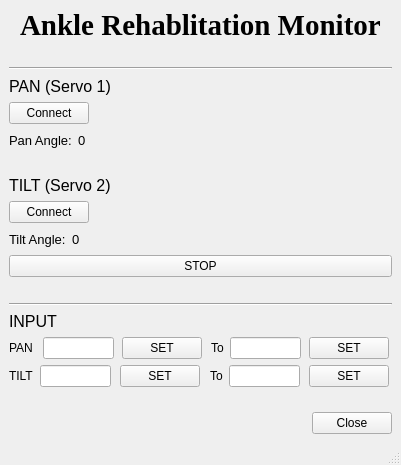
<?xml version="1.0" encoding="UTF-8"?>
<ui version="4.0">
 <class>MainWindow</class>
 <widget class="QMainWindow" name="MainWindow">
  <property name="enabled">
   <bool>true</bool>
  </property>
  <property name="geometry">
   <rect>
    <x>0</x>
    <y>0</y>
    <width>401</width>
    <height>465</height>
   </rect>
  </property>
  <property name="mouseTracking">
   <bool>false</bool>
  </property>
  <property name="windowTitle">
   <string>Robotic Ankle Rehab</string>
  </property>
  <property name="windowIcon">
   <iconset>
    <normaloff>../../../../Public/Pictures/Sample Pictures/Lighthouse.jpg</normaloff>../../../../Public/Pictures/Sample Pictures/Lighthouse.jpg</iconset>
  </property>
  <property name="windowOpacity">
   <double>3.000000000000000</double>
  </property>
  <property name="autoFillBackground">
   <bool>true</bool>
  </property>
  <widget class="QWidget" name="centralwidget">
   <layout class="QVBoxLayout" name="verticalLayout_4">
    <item>
     <layout class="QHBoxLayout" name="horizontalLayout_8">
      <item>
       <spacer name="horizontalSpacer_11">
        <property name="orientation">
         <enum>Qt::Horizontal</enum>
        </property>
        <property name="sizeHint" stdset="0">
         <size>
          <width>40</width>
          <height>20</height>
         </size>
        </property>
       </spacer>
      </item>
      <item>
       <widget class="QLabel" name="label_10">
        <property name="font">
         <font>
          <family>Times New Roman</family>
          <pointsize>22</pointsize>
          <weight>75</weight>
          <bold>true</bold>
         </font>
        </property>
        <property name="text">
         <string>Ankle Rehablitation Monitor</string>
        </property>
       </widget>
      </item>
      <item>
       <spacer name="horizontalSpacer_12">
        <property name="orientation">
         <enum>Qt::Horizontal</enum>
        </property>
        <property name="sizeHint" stdset="0">
         <size>
          <width>40</width>
          <height>20</height>
         </size>
        </property>
       </spacer>
      </item>
     </layout>
    </item>
    <item>
     <spacer name="verticalSpacer_2">
      <property name="orientation">
       <enum>Qt::Vertical</enum>
      </property>
      <property name="sizeHint" stdset="0">
       <size>
        <width>20</width>
        <height>40</height>
       </size>
      </property>
     </spacer>
    </item>
    <item>
     <layout class="QVBoxLayout" name="verticalLayout">
      <item>
       <widget class="Line" name="line">
        <property name="orientation">
         <enum>Qt::Horizontal</enum>
        </property>
       </widget>
      </item>
      <item>
       <layout class="QHBoxLayout" name="horizontalLayout_7">
        <item>
         <widget class="QLabel" name="label">
          <property name="font">
           <font>
            <pointsize>12</pointsize>
           </font>
          </property>
          <property name="text">
           <string>PAN (Servo 1)</string>
          </property>
         </widget>
        </item>
        <item>
         <spacer name="horizontalSpacer_13">
          <property name="orientation">
           <enum>Qt::Horizontal</enum>
          </property>
          <property name="sizeHint" stdset="0">
           <size>
            <width>40</width>
            <height>20</height>
           </size>
          </property>
         </spacer>
        </item>
       </layout>
      </item>
      <item>
       <layout class="QHBoxLayout" name="horizontalLayout_10">
        <item>
         <widget class="QPushButton" name="pushButton_5">
          <property name="text">
           <string>Connect</string>
          </property>
         </widget>
        </item>
        <item>
         <spacer name="horizontalSpacer_14">
          <property name="orientation">
           <enum>Qt::Horizontal</enum>
          </property>
          <property name="sizeHint" stdset="0">
           <size>
            <width>40</width>
            <height>20</height>
           </size>
          </property>
         </spacer>
        </item>
       </layout>
      </item>
      <item>
       <layout class="QHBoxLayout" name="horizontalLayout">
        <item>
         <widget class="QLabel" name="label_2">
          <property name="font">
           <font>
            <pointsize>10</pointsize>
           </font>
          </property>
          <property name="text">
           <string>Pan Angle:</string>
          </property>
         </widget>
        </item>
        <item>
         <widget class="QLabel" name="label_3">
          <property name="font">
           <font>
            <pointsize>10</pointsize>
           </font>
          </property>
          <property name="text">
           <string>0</string>
          </property>
         </widget>
        </item>
        <item>
         <spacer name="horizontalSpacer_6">
          <property name="orientation">
           <enum>Qt::Horizontal</enum>
          </property>
          <property name="sizeHint" stdset="0">
           <size>
            <width>40</width>
            <height>20</height>
           </size>
          </property>
         </spacer>
        </item>
       </layout>
      </item>
     </layout>
    </item>
    <item>
     <spacer name="verticalSpacer_4">
      <property name="orientation">
       <enum>Qt::Vertical</enum>
      </property>
      <property name="sizeHint" stdset="0">
       <size>
        <width>20</width>
        <height>40</height>
       </size>
      </property>
     </spacer>
    </item>
    <item>
     <layout class="QVBoxLayout" name="verticalLayout_2">
      <item>
       <layout class="QHBoxLayout" name="horizontalLayout_9">
        <item>
         <widget class="QLabel" name="label_4">
          <property name="font">
           <font>
            <pointsize>12</pointsize>
           </font>
          </property>
          <property name="text">
           <string>TILT (Servo 2)</string>
          </property>
         </widget>
        </item>
        <item>
         <spacer name="horizontalSpacer_16">
          <property name="orientation">
           <enum>Qt::Horizontal</enum>
          </property>
          <property name="sizeHint" stdset="0">
           <size>
            <width>40</width>
            <height>20</height>
           </size>
          </property>
         </spacer>
        </item>
       </layout>
      </item>
      <item>
       <layout class="QHBoxLayout" name="horizontalLayout_11">
        <item>
         <widget class="QPushButton" name="pushButton_8">
          <property name="text">
           <string>Connect</string>
          </property>
         </widget>
        </item>
        <item>
         <spacer name="horizontalSpacer_15">
          <property name="orientation">
           <enum>Qt::Horizontal</enum>
          </property>
          <property name="sizeHint" stdset="0">
           <size>
            <width>40</width>
            <height>20</height>
           </size>
          </property>
         </spacer>
        </item>
       </layout>
      </item>
      <item>
       <layout class="QHBoxLayout" name="horizontalLayout_2">
        <item>
         <widget class="QLabel" name="label_5">
          <property name="font">
           <font>
            <pointsize>10</pointsize>
           </font>
          </property>
          <property name="text">
           <string>Tilt Angle:</string>
          </property>
         </widget>
        </item>
        <item>
         <widget class="QLabel" name="label_6">
          <property name="font">
           <font>
            <pointsize>10</pointsize>
           </font>
          </property>
          <property name="text">
           <string>0</string>
          </property>
         </widget>
        </item>
        <item>
         <spacer name="horizontalSpacer_5">
          <property name="orientation">
           <enum>Qt::Horizontal</enum>
          </property>
          <property name="sizeHint" stdset="0">
           <size>
            <width>40</width>
            <height>20</height>
           </size>
          </property>
         </spacer>
        </item>
       </layout>
      </item>
     </layout>
    </item>
    <item>
     <widget class="QPushButton" name="pushButton_10">
      <property name="text">
       <string>STOP</string>
      </property>
     </widget>
    </item>
    <item>
     <spacer name="verticalSpacer">
      <property name="orientation">
       <enum>Qt::Vertical</enum>
      </property>
      <property name="sizeHint" stdset="0">
       <size>
        <width>20</width>
        <height>40</height>
       </size>
      </property>
     </spacer>
    </item>
    <item>
     <layout class="QVBoxLayout" name="verticalLayout_3">
      <item>
       <widget class="Line" name="line_2">
        <property name="orientation">
         <enum>Qt::Horizontal</enum>
        </property>
       </widget>
      </item>
      <item>
       <widget class="QLabel" name="label_7">
        <property name="font">
         <font>
          <pointsize>12</pointsize>
         </font>
        </property>
        <property name="text">
         <string>INPUT</string>
        </property>
       </widget>
      </item>
      <item>
       <layout class="QHBoxLayout" name="horizontalLayout_3">
        <item>
         <widget class="QLabel" name="label_8">
          <property name="text">
           <string>PAN </string>
          </property>
         </widget>
        </item>
        <item>
         <widget class="QLineEdit" name="lineEdit"/>
        </item>
        <item>
         <spacer name="horizontalSpacer_3">
          <property name="orientation">
           <enum>Qt::Horizontal</enum>
          </property>
          <property name="sizeHint" stdset="0">
           <size>
            <width>40</width>
            <height>20</height>
           </size>
          </property>
         </spacer>
        </item>
        <item>
         <widget class="QPushButton" name="pushButton_3">
          <property name="text">
           <string>SET</string>
          </property>
         </widget>
        </item>
        <item>
         <spacer name="horizontalSpacer_8">
          <property name="orientation">
           <enum>Qt::Horizontal</enum>
          </property>
          <property name="sizeHint" stdset="0">
           <size>
            <width>40</width>
            <height>20</height>
           </size>
          </property>
         </spacer>
        </item>
        <item>
         <widget class="QLabel" name="label_9">
          <property name="text">
           <string>To</string>
          </property>
         </widget>
        </item>
        <item>
         <widget class="QLineEdit" name="lineEdit_2"/>
        </item>
        <item>
         <spacer name="horizontalSpacer_7">
          <property name="orientation">
           <enum>Qt::Horizontal</enum>
          </property>
          <property name="sizeHint" stdset="0">
           <size>
            <width>40</width>
            <height>20</height>
           </size>
          </property>
         </spacer>
        </item>
        <item>
         <widget class="QPushButton" name="pushButton">
          <property name="text">
           <string>SET</string>
          </property>
         </widget>
        </item>
        <item>
         <spacer name="horizontalSpacer">
          <property name="orientation">
           <enum>Qt::Horizontal</enum>
          </property>
          <property name="sizeHint" stdset="0">
           <size>
            <width>40</width>
            <height>20</height>
           </size>
          </property>
         </spacer>
        </item>
       </layout>
      </item>
      <item>
       <layout class="QHBoxLayout" name="horizontalLayout_5">
        <item>
         <widget class="QLabel" name="label_12">
          <property name="text">
           <string>TILT</string>
          </property>
         </widget>
        </item>
        <item>
         <widget class="QLineEdit" name="lineEdit_5"/>
        </item>
        <item>
         <spacer name="horizontalSpacer_9">
          <property name="orientation">
           <enum>Qt::Horizontal</enum>
          </property>
          <property name="sizeHint" stdset="0">
           <size>
            <width>40</width>
            <height>20</height>
           </size>
          </property>
         </spacer>
        </item>
        <item>
         <widget class="QPushButton" name="pushButton_4">
          <property name="text">
           <string>SET</string>
          </property>
         </widget>
        </item>
        <item>
         <spacer name="horizontalSpacer_10">
          <property name="orientation">
           <enum>Qt::Horizontal</enum>
          </property>
          <property name="sizeHint" stdset="0">
           <size>
            <width>40</width>
            <height>20</height>
           </size>
          </property>
         </spacer>
        </item>
        <item>
         <widget class="QLabel" name="label_13">
          <property name="text">
           <string>To</string>
          </property>
         </widget>
        </item>
        <item>
         <widget class="QLineEdit" name="lineEdit_6"/>
        </item>
        <item>
         <spacer name="horizontalSpacer_2">
          <property name="orientation">
           <enum>Qt::Horizontal</enum>
          </property>
          <property name="sizeHint" stdset="0">
           <size>
            <width>40</width>
            <height>20</height>
           </size>
          </property>
         </spacer>
        </item>
        <item>
         <widget class="QPushButton" name="pushButton_2">
          <property name="text">
           <string>SET</string>
          </property>
         </widget>
        </item>
        <item>
         <spacer name="horizontalSpacer_4">
          <property name="orientation">
           <enum>Qt::Horizontal</enum>
          </property>
          <property name="sizeHint" stdset="0">
           <size>
            <width>40</width>
            <height>20</height>
           </size>
          </property>
         </spacer>
        </item>
       </layout>
      </item>
     </layout>
    </item>
    <item>
     <spacer name="verticalSpacer_3">
      <property name="orientation">
       <enum>Qt::Vertical</enum>
      </property>
      <property name="sizeHint" stdset="0">
       <size>
        <width>20</width>
        <height>40</height>
       </size>
      </property>
     </spacer>
    </item>
    <item>
     <layout class="QHBoxLayout" name="horizontalLayout_4">
      <item>
       <spacer name="horizontalSpacer_17">
        <property name="orientation">
         <enum>Qt::Horizontal</enum>
        </property>
        <property name="sizeHint" stdset="0">
         <size>
          <width>40</width>
          <height>20</height>
         </size>
        </property>
       </spacer>
      </item>
      <item>
       <widget class="QPushButton" name="pushButton_6">
        <property name="text">
         <string>Close</string>
        </property>
       </widget>
      </item>
     </layout>
    </item>
   </layout>
  </widget>
  <widget class="QMenuBar" name="menubar">
   <property name="geometry">
    <rect>
     <x>0</x>
     <y>0</y>
     <width>401</width>
     <height>21</height>
    </rect>
   </property>
  </widget>
  <widget class="QStatusBar" name="statusbar"/>
 </widget>
 <resources/>
 <connections/>
</ui>
